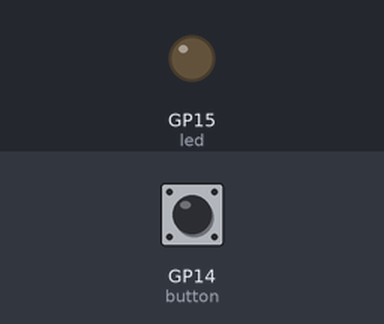
Bench run of a program on a simulated Raspberry Pi Pico running CircuitPython. On the bench: output pins drawn as LEDs (lit = HIGH). Dashed ring = blinking. The inputs (shaded band) are chosen by the test bench; at power-on: GP14 (button) LOW.

Above: at 1.2 s.
1.3 s: GP14 (button) pulled HIGH for 1 s
At 1.45 s:
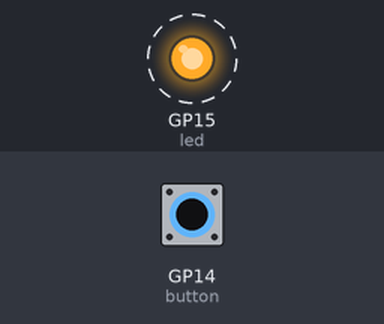
3.8 s: GP14 (button) pulled HIGH for 0.15 s
At 4.7 s:
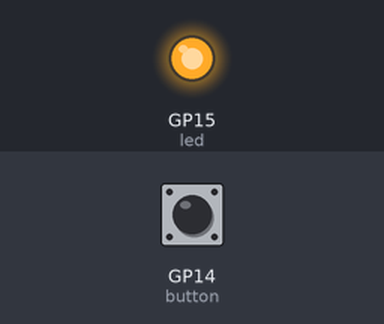
5.4 s: GP14 (button) pulled HIGH for 3.2 s
At 9.4 s:
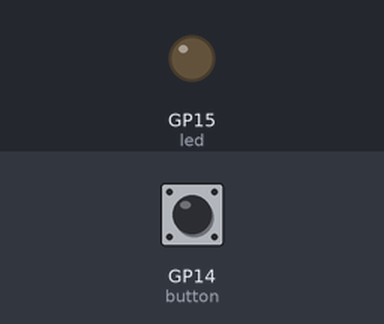
Timing chart, 0 to 10.9 s (numbered marks = the images above; inputs shaded):
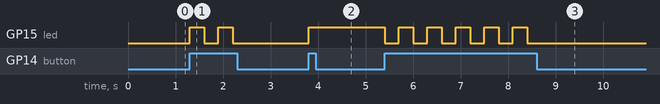

The program:

button.py
```python
import time
import board
import digitalio

led = digitalio.DigitalInOut(board.GP15)
led.direction = digitalio.Direction.OUTPUT

button = digitalio.DigitalInOut(board.GP14)
button.direction = digitalio.Direction.INPUT
button.pull = digitalio.Pull.DOWN

while True:
    if button.value:
        led.value = not led.value  # Toggle LED
        time.sleep(0.3)  # Wait so it only toggles once per press
```

Measured:
- after the input at 1.3 s, GP15 (led): alternates HIGH for 0.30 s and LOW for 0.30 s, 4 changes in all, then stays LOW, starting at once
- after the input at 3.8 s, GP15 (led): LOW → HIGH at once
- after the input at 5.4 s, GP15 (led): alternates HIGH for 0.30 s and LOW for 0.30 s, 11 changes in all, then stays LOW, starting at once
